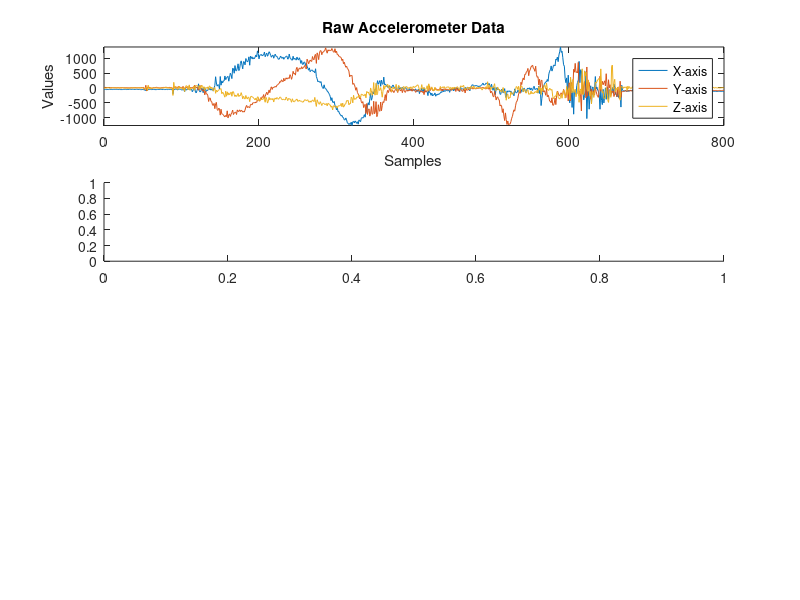

MATLAB code for this plot: (Note: this script raises an error after producing the figure.)
clear;
%% Sample Data Aquisition
sampledata = csvread('LPF_sampledata.csv');
samples = sampledata(:,1);
accel_x = sampledata(:,2)+365; %bias
accel_y = sampledata(:,3)+20; %bias
accel_z = sampledata(:,4)-1580;
gyro_x = sampledata(:,5);
gyro_y = sampledata(:,6);
gyro_z = sampledata(:,7);

a = .75 %My alpha value
zscaler = .00620253 % 9.8 mps / 1580 (resting average zaccel reading)

%% Acclerometer -- Low Pass Filter

figure(1);
subplot(4,1,1);
plot(samples, accel_x, '-', samples, accel_y, '-', samples, accel_z);
title("Raw Accelerometer Data");
xlabel("Samples");
ylabel("Values");
legend('X-axis','Y-axis','Z-axis');
axis tight;

subplot(4,1,2);
plot(samples, LPF(accel_x, a), '-', samples, LPF(accel_y, a), '-', samples, LPF(accel_z, a), '-');
legend('X-axis','Y-axis','Z-axis');
title("Low Filtered Accelerometer Data");
xlabel("Samples");
ylabel("Values");
axis tight;

%% Gyroscope -- High Pass Filter

%
subplot(4,1,3);
plot(samples, gyro_x, '-', samples, gyro_y, '-', samples, gyro_z);
legend('X-axis','Y-axis','Z-axis');
title("Raw Gyro Data");
xlabel("Samples");
ylabel("Values");
axis tight;

% phi_accel = atan(accel_y_lpf/accel_z_lpf);
subplot(4,1,4);
plot(samples, HPF(gyro_x, a), '-', samples, HPF(gyro_y, a), '-', samples, HPF(gyro_z, a), '-');
legend('X-axis','Y-axis','Z-axis');
title("High Filtered Gyro Data");
xlabel("Samples");
ylabel("Values");
axis tight;

%% Other Crap

figure(2);
phi_accel = atan(accel_y./accel_x);%What's wrong with this?
phi_gyro = samples;
phi_gyro = phi_gyro * 0;
phi_gyro(1) = gyro_y(1);
for i = 2:length(samples)
    phi_gyro(i) = phi_gyro(i-1) + gyro_y(i);
end


subplot (3,1,1);
plot(samples, accel_x, '-', samples, accel_y, '-', samples, accel_z);
subplot(3,1,2);
plot(samples, phi_accel);
subplot(3,1,3)
plot(samples, LPF(phi_accel, a));

figure(3);
zero_line = samples;
zero_line = zero_line * 0;

subplot(2,1,1);
plot(samples, phi_gyro, '-', samples, gyro_y, '-')
hold on;
plot(samples, zero_line, '.');
title("Gyroscope raw and Integral");
legend("Integral","Raw Data");
xlabel("samples");
ylabel("values");

subplot(2,1,2);
plot(samples, HPF(phi_gyro, a), '-');
title("Gyroscope HPF");
legend("Integral","Raw Data");
xlabel("samples");
ylabel("values");